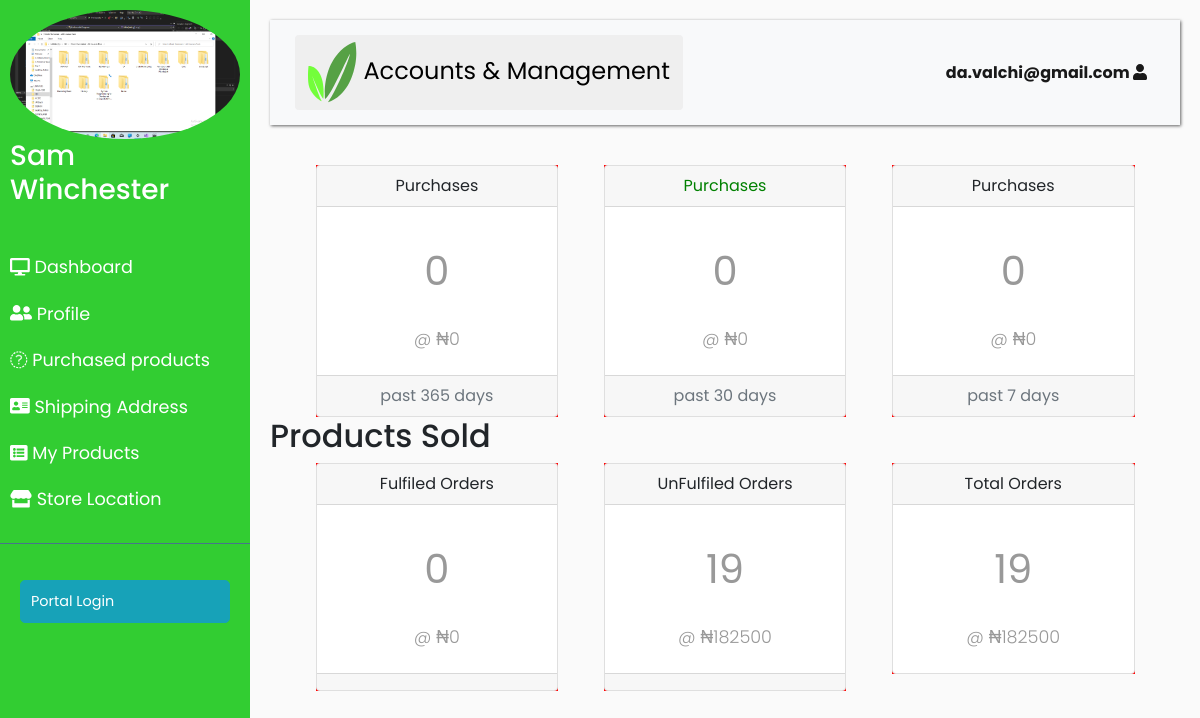
Screenshot of /account/dashboard (signed in) with the database file from the repository.
### account/models.py (models this page shows, shortened)
class User(AbstractBaseUser):
    first_name = models.CharField(max_length=50)
    last_name = models.CharField(max_length=50)
    email = models.EmailField(
        verbose_name='email address',
        max_length=255,
        unique=True,
    )
    phone = models.CharField(max_length=20)
    Active_Shipping_Address = models.ForeignKey(
        'goods.ShippingAddress',
        on_delete=models.DO_NOTHING,
        blank=True,
        null=True,
    )
    staff = models.BooleanField(default=False)
    admin = models.BooleanField(default=False)
    profile_picture = models.ImageField(blank=True, null=True)
    STATUS = (
        ('Buyer', 'Buyer'),
        ('Seller', 'Seller'),
    )
    client_status = models.CharField(max_length=500, choices=STATUS)
    USERNAME_FIELD = 'email'
    REQUIRED_FIELDS = ['first_name', 'last_name']
    @property
    def is_staff(self):
        return self.staff
    objects = UserManager()

class Profile(models.Model):
    user = models.OneToOneField(User, on_delete=models.CASCADE)
    images = models.ImageField(default='default.jpg', upload_to='profile_pics')

### farmer/views.py (the view)
# urls.py: path('dashboard',views.dashboard,name='dashboard'),
def dashboard(request):
    total = 0
    total_year = 0
    total_month = 0
    total_week = 0
    year = OrderProducts.objects.filter(
        user=request.user, Transaction_date__gte=datetime.now(timezone.utc)-timedelta(days=365))
    day = OrderProducts.objects.filter(
        user=request.user, Transaction_date__gte=datetime.now(timezone.utc)-timedelta(days=1))
    week = OrderProducts.objects.filter(
        user=request.user, Transaction_date__gte=datetime.now(timezone.utc)-timedelta(days=7))
    month = OrderProducts.objects.filter(
        user=request.user, Transaction_date__gte=datetime.now(timezone.utc)-timedelta(days=30))
    year_count = year.count()
    month_count = month.count()
    week_count = week.count()
    for x in year:
        total_year += x.amount
    for x in month:
        total_month += x.amount
    for x in week:
        total_week += x.amount
    fulfiled_ordered = OrderProducts.objects.filter(
        status='Delivered', sold_by=request.user)
    unfulfiled_ordered = OrderProducts.objects.filter(
        sold_by=request.user).all().exclude(status='Delivered')
    unfulfil_count = unfulfiled_ordered.count()
    fulfiled_ordered_count = fulfiled_ordered.count()
    ful_ord_amount = 0
    unful_ord_amount = 0
    for x in fulfiled_ordered:
        ful_ord_amount += x.amount
    for x in unfulfiled_ordered:
        unful_ord_amount += x.amount
    total_order = fulfiled_ordered_count + unfulfil_count
    total_order_amount = ful_ord_amount+unful_ord_amount
    context = {
        'xr': week,
        'total': total,
        'total_week': total_week,
        'total_month': total_month,
        'total_year': total_year,
        'year': year_count,
        'month': month_count,
        'week': week_count,
        'fulfiled': fulfiled_ordered_count,
        'fop': ful_ord_amount,
        'unful': unfulfil_count,
        'uop': unful_ord_amount,
        'total_order': total_order,
        'total_order_amount': total_order_amount
    }
    return render(request, 'farmer/dashboard.html', context)

### account/views.py (called while the page is built)
def _cart_id(request):
    cart = request.session.session_key
    if not cart:
        cart = request.session.create()
    return cart

### farmer/context_processor.py (called while the page is built)
def counter(request):
    cart_count=0
    if 'admin' in request.path:
        return {}
    else:
        try:
            cart=Cart.objects.filter(cart_id=_cart_id(request))
            cart_items=CartItem.objects.all().filter(cart=cart[:1])
            for cart_item in cart_items:
                cart_count+=cart_item.quantity
        except Cart.DoesNotExist:
            cart_count=0
    return dict(cart_count=cart_count)

### farmer/templates/farmer/dashboard.html (shortened to what this page needs)
{% extends 'farmer/account.html' %}
{% load crispy_forms_tags %}
{% block content %}
<div id="mom">
    <div class="baby" id="baby1" >
        <div class="card text-center">
            <div class="card-header">
            Purchases
            </div>
            <div class="card-body">
              <p class="card-text"><br>  <strong  style="font-size: 40px;">{{year}} </strong> <br><br> @ ₦{{total_year}}</p>
            </div>
            <div class="card-footer text-muted">
              past 365 days
            </div>
          </div>
    </div>
    <div class="baby" id="baby1" >
        <div class="card text-center">
            <div class="card-header" style="color: green">
              Purchases            </div>
            <div class="card-body">
                <p class="card-text" ><br> <strong  style="font-size: 40px;">{{month}} </strong><br><br> @ ₦{{ total_month }}</p>
            </div>
            <div class="card-footer text-muted">
              past 30 days
            </div>
          </div>
    </div>
    <div class="baby" id="baby1" >
        <div class="card text-center">
            <div class="card-header">
             Purchases
            </div>
            <div class="card-body">
                <p class="card-text"><br> <strong  style="font-size: 40px;">{{week}} </strong><br><br> @ ₦{{total_week}} </p>
            </div>
            <div class="card-footer text-muted">
              past 7 days
            </div>
          </div>
    </div>
    </div>
    {% if request.user.is_staff %}
<h2>Products Sold</h2>
    <div id="mom" >
      <div class="baby" id="baby1" >
          <div class="card text-center" >
              <div class="card-header" >
              Fulfiled Orders
              </div>
              <div class="card-body">
                <p class="card-text"><br>
                    <strong  style="font-size: 40px;">
                      {{fulfiled}}
                    </strong>
                    <br><br> @ ₦{{fop}} </p>
              </div>
              <div class="card-footer text-muted">
              </div>
            </div>
      </div>
      <div class="baby" id="baby1" >
          <div class="card text-center">
              <div class="card-header">
               UnFulfiled Orders
              </div>
              <div class="card-body">
                 <a href="{% url 'purchasedproducts' %} "> <p class="card-text" ><br> <strong  style="font-size: 40px;">{{unful}} </strong><br><br> @ ₦{{ uop }}</p></a>
              </div>
              <div class="card-footer text-muted">
              </div>
            </div>
      </div>
      <div class="baby" id="baby1" >
          <div class="card text-center">
              <div class="card-header">
                Total Orders
              </div>
              <div class="card-body">
                  <p class="card-text"><br> <strong  style="font-size: 40px;">{{total_order}} </strong><br><br> @ ₦{{total_order_amount}} </p>
              </div>
            </div>
      </div>
      </div>
  {% endif %}
{% endblock %}

### farmer/templates/farmer/account.html (shortened to what this page needs)
{% load static %}
<!DOCTYPE html>
<html>
<head>
    <link rel="stylesheet" href="https://stackpath.bootstrapcdn.com/bootstrap/4.1.0/css/bootstrap.min.css">
</head>
<body style="">
    <div class="wrapper">
        <nav id="sidebar">
            <div class="sidebar-header">
              <a  {% if request.user.profile.images.url %}
                      href="{% url 'profile' request.user.id %}"
                          {% else %} href={% url 'profile_picture' %} {% endif %} >
                <img {% if request.user.profile.images.url %}
                    src="{{ request.user.profile.images.url }}"
                    {% else %}
                    src="https://dummyimage.com/150x150.gif?text={{ request.user }}"
                {% endif %}
                        alt="" width="768" height="1024" alt="Seller-Logo" class="img-fluid w-100"
                                      style="border-radius: 50%; height: 60%; width: 50%;"
                                     >
              </a>
                <h3> {{request.user.first_name}}  {{request.user.last_name}}  </h3>
            </div>
            <ul class="list-unstyled components">
                    <li >
                        <a href="{% url 'dashboard' %} "
                        >
                            <i class="fas fa-desktop"></i>  Dashboard
                        </a>
                    </li>
                <li>
                    <a href="{% url 'profile' request.user.pk %}">
                        <i class="fas fa-user-friends"></i>
                         <span>Profile</span>
                    </a>
                    <a href="{% url 'purchasedproducts' %}"
                    >
                     <i class="fas fa-inventory"></i>
                       <span> Purchased products</span>
                    </a>
                </li>
                <li>
                    <a href="{% url 'shippinglist'  %}">
                        <i class="fa fa-address-card"></i>
                       <span> Shipping Address </span>
                    </a>
                </li>
                {% if request.user.is_staff %}
                <li>
                    <a href="{% url 'myproducts' %}">
                        <i class="fa fa-list-alt"></i>
                       <span>My Products</span>
                    </a>
                </li>
                <li>
                    <a href="{% url 'storelist' %}">
                        <i class="fas fa-store"></i> <span>Store Location</span>
                    </a>
                </li>
                {% endif %}
            </ul>
            <ul class="list-unstyled CTAs">
                <li>
                    <a href="{% url 'admin:index' %}" class="btn btn-info">Portal Login</a>
                </li>
            </ul>
        </nav>
        <div id="content">
            <nav class="navbar navbar-expand-lg navbar-light bg-light" >
                <div class="container-fluid" >
                    <button type="button" id="sidebarCollapse" class="btn " style="font-size: x-large;">
                        <img src=" {% static 'SYmbol.png' %}">
                        <span>  Accounts &amp; Management</span>
                    </button>
                    <div  id="navbarSupportedContent">
                        <ul class="nav navbar-nav ml-auto">
                            <li class="nav-item active">
                                <a class="nav-link"  href="{% url 'account' %} ">  {{ greet }} <strong> {{request.user.email}} </strong> <i class="fa fa-user"></i> </a>
                        </ul>
                    </div>
                </div>
            </nav>
{% block content %}{% endblock %}
        </div>
    </div>
</body>
</html>

### farmer/templates/farmer/account.html (style rules this page uses)
body { font-family: 'Poppins', sans-serif; background: #fafafa; }
p { font-family: 'Poppins', sans-serif; font-size: 1.1em; font-weight: 300; line-height: 1.7em; color: #999; }
a, a:hover, a:focus { color: inherit; text-decoration: none; transition: all 0.3s; }
.navbar { padding: 15px 10px; background: #fff; border: none; border-radius: 0; margin-bottom: 40px; box-shadow: 1px 1px 3px rgba(99,99,99); }
i, span { display: inline-block; }
.wrapper { display: flex; align-items: stretch; }
#sidebar { min-width: 250px; max-width: 250px; background: limegreen; color: #fff; transition: all 0.3s; }
#sidebar ul li a { text-align: left; }
#sidebar .sidebar-header { padding: 10px; background: limegreen; }
#sidebar ul.components { padding: 20px 0; border-bottom: 1px solid #47748b; }
#sidebar ul li a { padding: 10px; font-size: 1.1em; display: block; }
ul.CTAs { padding: 20px; }
ul.CTAs a { text-align: center; font-size: 0.9em !important; display: block; border-radius: 5px; margin-bottom: 5px; }
#content { width: 100%; padding: 20px; min-height: 100vh; transition: all 0.3s; }

### farmer/templates/farmer/dashboard.html (style rules this page uses)
.card { position: relative; display: flex; flex-direction: column; min-width: 0; word-wrap: break-word; background-color: #fff; background-clip: border-box; border: 1px solid rgba(0, 0, 0, 0.125); border-radius: 0.25rem; }
.card-footer { padding: 0.5rem 1rem; background-color: rgba(0, 0, 0, 0.03); border-top: 1px solid rgba(0, 0, 0, 0.125); }
.card-header { padding: 0.5rem 1rem; margin-bottom: 0; background-color: rgba(0, 0, 0, 0.03); border-bottom: 1px solid rgba(0, 0, 0, 0.125); }
#mom { width: 100%; }
.baby { text-align: center; float: left; position: relative; width: 26.67%; margin-left: 5% ; }
#baby1 { background-color: red; }

### rows the page displays
User: images (picture), user.first_name "Sam", user.last_name "Winchester", user.email "da.valchi@gmail.com"

### other values shown
{{ year }} "0"
{{ total_year }} "0"
{{ month }} "0"
{{ total_month }} "0"
{{ week }} "0"
{{ total_week }} "0"
{{ fulfiled }} "0"
{{ fop }} "0"
{{ unful }} "19"
{{ uop }} "182500"
{{ total_order }} "19"
{{ total_order_amount }} "182500"
